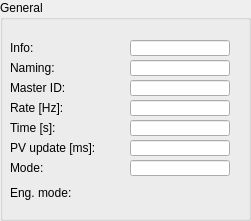
     <widget class="QGroupBox" name="groupBox">
      <property name="geometry">
       <rect>
        <x>30</x>
        <y>20</y>
        <width>251</width>
        <height>221</height>
       </rect>
      </property>
      <property name="title">
       <string>General</string>
      </property>
      <widget class="caLabel" name="calabel_72">
       <property name="geometry">
        <rect>
         <x>10</x>
         <y>40</y>
         <width>100</width>
         <height>16</height>
        </rect>
       </property>
       <property name="maximumSize">
        <size>
         <width>16777215</width>
         <height>16</height>
        </size>
       </property>
       <property name="text">
        <string>Info:</string>
       </property>
      </widget>
      <widget class="caLabel" name="calabel_73">
       <property name="geometry">
        <rect>
         <x>10</x>
         <y>60</y>
         <width>100</width>
         <height>16</height>
        </rect>
       </property>
       <property name="maximumSize">
        <size>
         <width>16777215</width>
         <height>16</height>
        </size>
       </property>
       <property name="text">
        <string>Naming:</string>
       </property>
      </widget>
      <widget class="caLineEdit" name="calineedit_41">
       <property name="geometry">
        <rect>
         <x>130</x>
         <y>120</y>
         <width>100</width>
         <height>16</height>
        </rect>
       </property>
       <property name="maximumSize">
        <size>
         <width>16777215</width>
         <height>18</height>
        </size>
       </property>
       <property name="text">
        <string/>
       </property>
       <property name="channel" stdset="0">
        <string notr="true">$(SYS):MCU-Cfg-Time</string>
       </property>
       <property name="background">
        <color alpha="222">
         <red>192</red>
         <green>192</green>
         <blue>192</blue>
        </color>
       </property>
       <property name="colorMode">
        <enum>caLineEdit::Static</enum>
       </property>
       <property name="precisionMode">
        <enum>caLineEdit::Channel</enum>
       </property>
       <property name="limitsMode">
        <enum>caLineEdit::User</enum>
       </property>
       <property name="unitsEnabled">
        <bool>true</bool>
       </property>
      </widget>
      <widget class="caLineEdit" name="calineedit_40">
       <property name="geometry">
        <rect>
         <x>130</x>
         <y>100</y>
         <width>100</width>
         <height>16</height>
        </rect>
       </property>
       <property name="maximumSize">
        <size>
         <width>16777215</width>
         <height>18</height>
        </size>
       </property>
       <property name="text">
        <string/>
       </property>
       <property name="channel" stdset="0">
        <string notr="true">$(SYS):MCU-Cfg-Rate</string>
       </property>
       <property name="background">
        <color alpha="222">
         <red>192</red>
         <green>192</green>
         <blue>192</blue>
        </color>
       </property>
       <property name="colorMode">
        <enum>caLineEdit::Static</enum>
       </property>
       <property name="precisionMode">
        <enum>caLineEdit::Channel</enum>
       </property>
       <property name="limitsMode">
        <enum>caLineEdit::User</enum>
       </property>
       <property name="unitsEnabled">
        <bool>true</bool>
       </property>
      </widget>
      <widget class="caLabel" name="calabel_75">
       <property name="geometry">
        <rect>
         <x>10</x>
         <y>80</y>
         <width>100</width>
         <height>16</height>
        </rect>
       </property>
       <property name="maximumSize">
        <size>
         <width>16777215</width>
         <height>16</height>
        </size>
       </property>
       <property name="text">
        <string>Master ID:</string>
       </property>
      </widget>
      <widget class="caLineEdit" name="calineedit_38">
       <property name="geometry">
        <rect>
         <x>130</x>
         <y>80</y>
         <width>100</width>
         <height>16</height>
        </rect>
       </property>
       <property name="maximumSize">
        <size>
         <width>16777215</width>
         <height>18</height>
        </size>
       </property>
       <property name="channel" stdset="0">
        <string notr="true">$(SYS):MCU-Cfg-EC-Mst</string>
       </property>
       <property name="background">
        <color alpha="222">
         <red>192</red>
         <green>192</green>
         <blue>192</blue>
        </color>
       </property>
       <property name="colorMode">
        <enum>caLineEdit::Static</enum>
       </property>
       <property name="precisionMode">
        <enum>caLineEdit::Channel</enum>
       </property>
       <property name="limitsMode">
        <enum>caLineEdit::User</enum>
       </property>
       <property name="unitsEnabled">
        <bool>true</bool>
       </property>
      </widget>
      <widget class="caLabel" name="calabel_78">
       <property name="geometry">
        <rect>
         <x>10</x>
         <y>120</y>
         <width>100</width>
         <height>16</height>
        </rect>
       </property>
       <property name="maximumSize">
        <size>
         <width>16777215</width>
         <height>16</height>
        </size>
       </property>
       <property name="text">
        <string>Time [s]:</string>
       </property>
      </widget>
      <widget class="caLabel" name="calabel_77">
       <property name="geometry">
        <rect>
         <x>10</x>
         <y>100</y>
         <width>100</width>
         <height>16</height>
        </rect>
       </property>
       <property name="maximumSize">
        <size>
         <width>16777215</width>
         <height>16</height>
        </size>
       </property>
       <property name="text">
        <string>Rate [Hz]:</string>
       </property>
      </widget>
      <widget class="caLineEdit" name="calineedit_42">
       <property name="geometry">
        <rect>
         <x>130</x>
         <y>140</y>
         <width>100</width>
         <height>16</height>
        </rect>
       </property>
       <property name="maximumSize">
        <size>
         <width>16777215</width>
         <height>18</height>
        </size>
       </property>
       <property name="text">
        <string/>
       </property>
       <property name="channel" stdset="0">
        <string notr="true">$(SYS):MCU-Cfg-PV-Time</string>
       </property>
       <property name="background">
        <color alpha="222">
         <red>192</red>
         <green>192</green>
         <blue>192</blue>
        </color>
       </property>
       <property name="colorMode">
        <enum>caLineEdit::Static</enum>
       </property>
       <property name="precisionMode">
        <enum>caLineEdit::Channel</enum>
       </property>
       <property name="limitsMode">
        <enum>caLineEdit::User</enum>
       </property>
       <property name="unitsEnabled">
        <bool>true</bool>
       </property>
      </widget>
      <widget class="caLabel" name="calabel_79">
       <property name="geometry">
        <rect>
         <x>10</x>
         <y>140</y>
         <width>100</width>
         <height>16</height>
        </rect>
       </property>
       <property name="maximumSize">
        <size>
         <width>16777215</width>
         <height>16</height>
        </size>
       </property>
       <property name="text">
        <string>PV update [ms]:</string>
       </property>
      </widget>
      <widget class="caLineEdit" name="calineedit_43">
       <property name="geometry">
        <rect>
         <x>130</x>
         <y>160</y>
         <width>100</width>
         <height>16</height>
        </rect>
       </property>
       <property name="maximumSize">
        <size>
         <width>16777215</width>
         <height>18</height>
        </size>
       </property>
       <property name="text">
        <string/>
       </property>
       <property name="channel" stdset="0">
        <string notr="true">$(SYS):MCU-Cfg-Mode</string>
       </property>
       <property name="background">
        <color alpha="222">
         <red>192</red>
         <green>192</green>
         <blue>192</blue>
        </color>
       </property>
       <property name="colorMode">
        <enum>caLineEdit::Static</enum>
       </property>
       <property name="precisionMode">
        <enum>caLineEdit::Channel</enum>
       </property>
       <property name="limitsMode">
        <enum>caLineEdit::User</enum>
       </property>
       <property name="unitsEnabled">
        <bool>true</bool>
       </property>
      </widget>
      <widget class="caLabel" name="calabel_80">
       <property name="geometry">
        <rect>
         <x>10</x>
         <y>160</y>
         <width>100</width>
         <height>16</height>
        </rect>
       </property>
       <property name="maximumSize">
        <size>
         <width>16777215</width>
         <height>16</height>
        </size>
       </property>
       <property name="text">
        <string>Mode:</string>
       </property>
      </widget>
      <widget class="caLabel" name="calabel_81">
       <property name="geometry">
        <rect>
         <x>10</x>
         <y>185</y>
         <width>100</width>
         <height>16</height>
        </rect>
       </property>
       <property name="maximumSize">
        <size>
         <width>16777215</width>
         <height>16</height>
        </size>
       </property>
       <property name="text">
        <string>Eng. mode:</string>
       </property>
      </widget>
      <widget class="caLed" name="caled_2">
       <property name="geometry">
        <rect>
         <x>150</x>
         <y>180</y>
         <width>30</width>
         <height>30</height>
        </rect>
       </property>
       <property name="channel" stdset="0">
        <string notr="true">$(SYS):MCU-Cfg-Eng-Mode</string>
       </property>
       <property name="falseColor">
        <color>
         <red>107</red>
         <green>107</green>
         <blue>107</blue>
        </color>
       </property>
       <property name="trueColor">
        <color>
         <red>0</red>
         <green>0</green>
         <blue>255</blue>
        </color>
       </property>
      </widget>
      <widget class="caLineEdit" name="calineedit_48">
       <property name="geometry">
        <rect>
         <x>130</x>
         <y>40</y>
         <width>100</width>
         <height>16</height>
        </rect>
       </property>
       <property name="maximumSize">
        <size>
         <width>16777215</width>
         <height>18</height>
        </size>
       </property>
       <property name="channel" stdset="0">
        <string notr="true">$(SYS):MCU-Cfg-Info</string>
       </property>
       <property name="background">
        <color alpha="222">
         <red>192</red>
         <green>192</green>
         <blue>192</blue>
        </color>
       </property>
       <property name="colorMode">
        <enum>caLineEdit::Static</enum>
       </property>
       <property name="precisionMode">
        <enum>caLineEdit::Channel</enum>
       </property>
       <property name="limitsMode">
        <enum>caLineEdit::User</enum>
       </property>
       <property name="unitsEnabled">
        <bool>true</bool>
       </property>
      </widget>
      <widget class="caLineEdit" name="calineedit_49">
       <property name="geometry">
        <rect>
         <x>130</x>
         <y>60</y>
         <width>100</width>
         <height>16</height>
        </rect>
       </property>
       <property name="maximumSize">
        <size>
         <width>16777215</width>
         <height>18</height>
        </size>
       </property>
       <property name="channel" stdset="0">
        <string notr="true">$(SYS):MCU-Cfg-Naming</string>
       </property>
       <property name="background">
        <color alpha="222">
         <red>192</red>
         <green>192</green>
         <blue>192</blue>
        </color>
       </property>
       <property name="colorMode">
        <enum>caLineEdit::Static</enum>
       </property>
       <property name="precisionMode">
        <enum>caLineEdit::Channel</enum>
       </property>
       <property name="limitsMode">
        <enum>caLineEdit::User</enum>
       </property>
       <property name="unitsEnabled">
        <bool>true</bool>
       </property>
      </widget>
     </widget>
